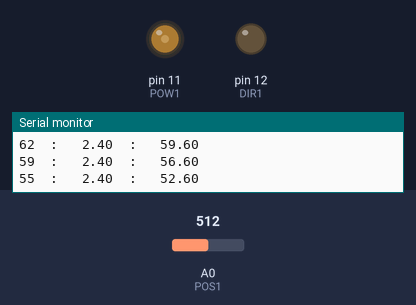
This sketch was run on a simulated Arduino Uno, built with avr-gcc and run on an emulated ATmega328P. Parts: output pins drawn as LEDs (lit = HIGH), the last lines printed to the serial monitor. Dashed ring = blinking. The inputs (shaded band) are chosen by the test bench; at power-on: A0 (POS1) = 512.

Above: at 0.39 s.
1.3 s: A0 (POS1) set to 494
At 1.89 s:
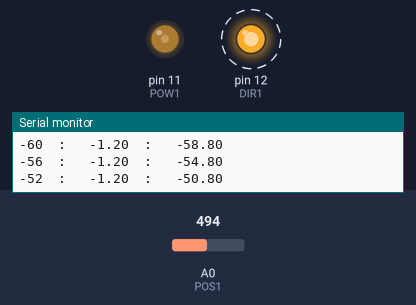
4.3 s: A0 (POS1) set to 122
At 4.9 s:
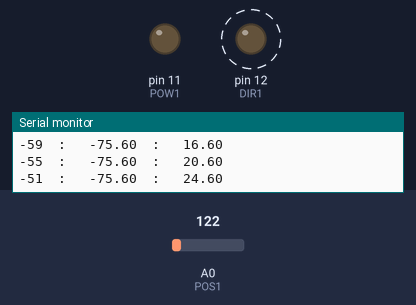
7.3 s: A0 (POS1) set to 900
At 7.4 s:
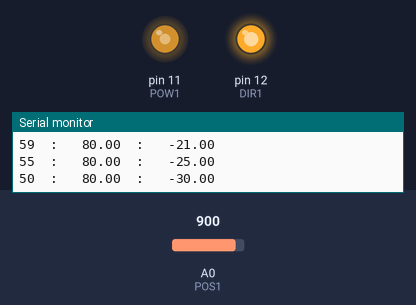
Timing chart, 0 to 16.3 s (numbered marks = the images above; inputs shaded):
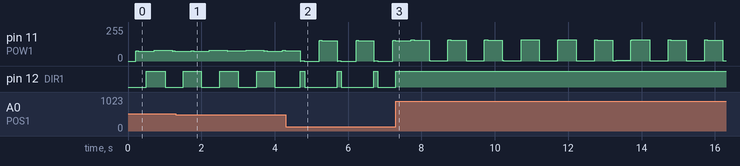

The sketch:

kin4Dof.ino
```cpp
#include <reg.h>

#define DIR1 12
#define POW1 11
#define POS1 A0

#define ANA1 A1


#define FRAMERATE 10


long t0=millis();
long t_frame = t0;
int v_read = 0;
Block* Ref = new Block(0.0);
Block* Capteur = new Block(0.0);
PID_Block* MyPID = new PID_Block(Capteur, Ref, 1., 0., 0., 255.);

void setup()
{
  Serial.begin(115200);
  pinMode(POS1, INPUT);
  pinMode(ANA1, INPUT);
  pinMode(DIR1, OUTPUT);
  pinMode(POW1, OUTPUT);
  digitalWrite(DIR1, LOW);
  digitalWrite(POW1, LOW);
  delay(10);
}

void setSpeed(int _speed)
{
  if (_speed > 0)
  {
    digitalWrite(DIR1, LOW);
  }
  else
  {
    digitalWrite(DIR1, HIGH);
  }
  analogWrite(POW1, constrain(abs(_speed), 0, 255));
}
void loop()
{
  Capteur->newCycle();
  double t = millis()-t0;
  int val = int(80.0 * sin(6.28*1.*t/1000.0));
  //int val = map(analogRead(ANA1), 50, 950, -90, 90);

  v_read = analogRead(POS1);
  float theta = 0.001*map(v_read, 50, 950, -90000, 90000);

  Ref->setVal(val);
  Capteur->setVal(theta);
  setSpeed(MyPID->getVal());

  if(millis()-t_frame>FRAMERATE)
  {
    t_frame = millis();
    Serial.print(val);
    Serial.print("  :   ");
    Serial.print(Capteur->getVal());
    Serial.print("  :   ");
    Serial.println(MyPID->getVal());
  }
  delay(1);
}
```

Measured:
- the behaviour switches between 511 and 510 on A0 (POS1) (found by bisection; images 0 and 1)
